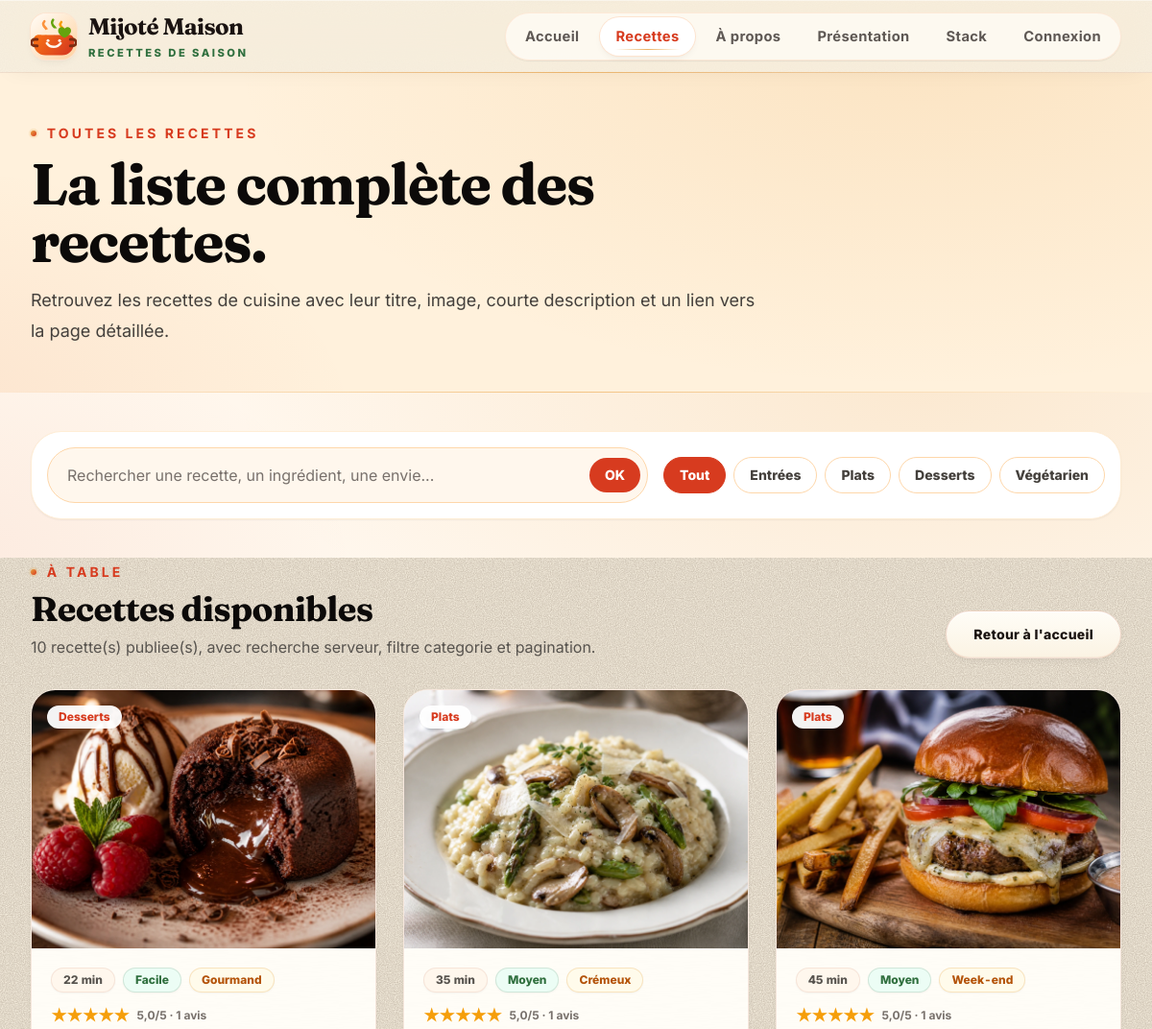
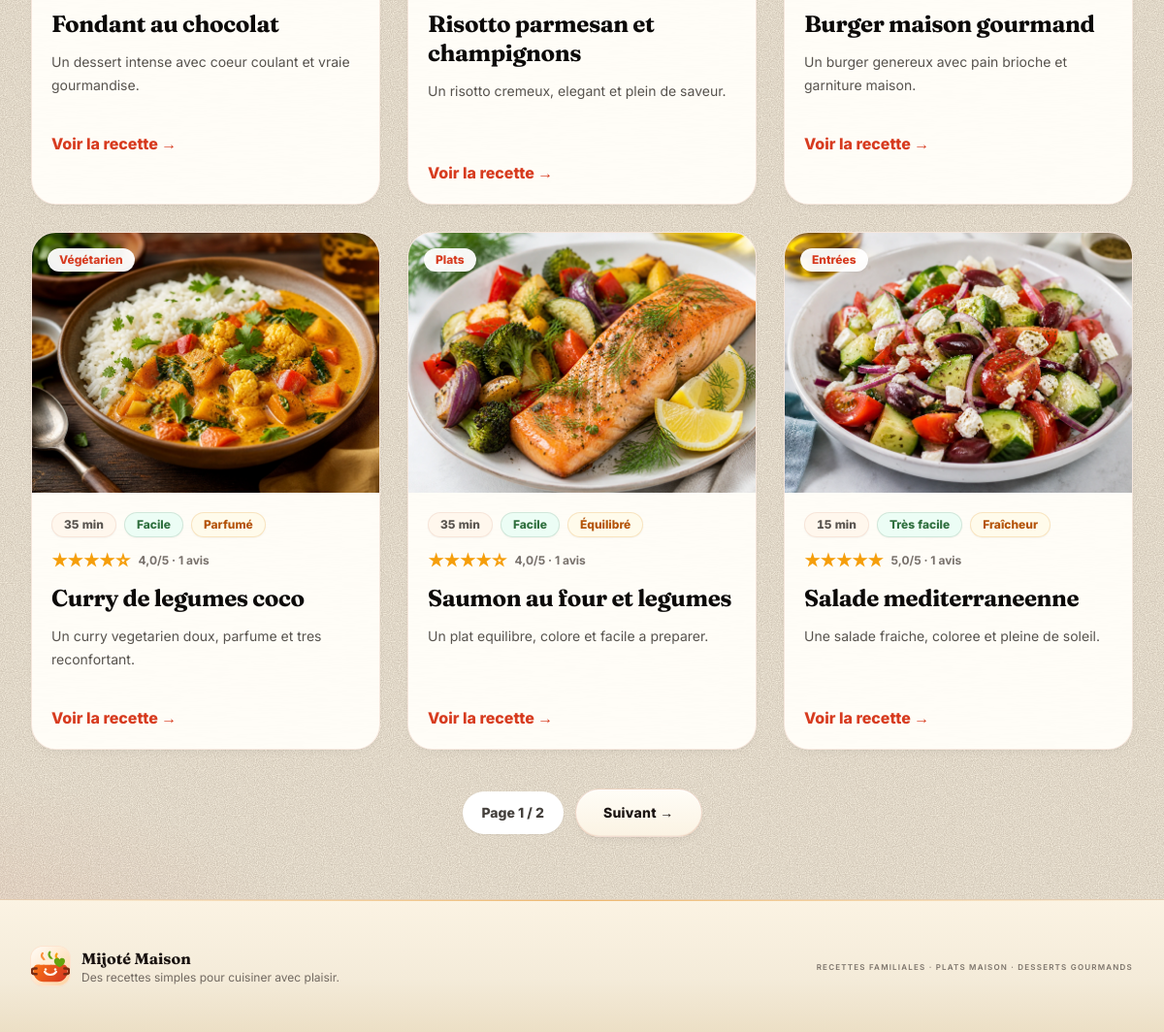
Page /recipes.php on the committed database (2 pictures, top to bottom).
### tables this page shows
CREATE TABLE IF NOT EXISTS recipes (
  id INT AUTO_INCREMENT PRIMARY KEY,
  title VARCHAR(150) NOT NULL,
  slug VARCHAR(180) NOT NULL UNIQUE,
  short_description VARCHAR(300) NOT NULL,
  description TEXT NOT NULL,
  ingredients TEXT NOT NULL,
  preparation_steps TEXT NOT NULL,
  image_path VARCHAR(255) NULL,
  category VARCHAR(40) NOT NULL DEFAULT 'plats',
  status ENUM('draft', 'published', 'archived') NOT NULL DEFAULT 'draft',
  published_at DATETIME NULL,
  view_count INT UNSIGNED NOT NULL DEFAULT 0,
  created_at DATETIME NOT NULL DEFAULT CURRENT_TIMESTAMP,
  updated_at DATETIME NOT NULL DEFAULT CURRENT_TIMESTAMP ON UPDATE CURRENT_TIMESTAMP,
  INDEX idx_recipes_slug (slug),
  INDEX idx_recipes_public (status, category, published_at)
);

### app/repositories/RecipeRepository.php (called while the page is built, shortened)
<?php
final class RecipeRepository
{
    public function published(int $limit = 12, int $offset = 0, string $query = '', string $category = ''): array
    {
        [$where, $params] = $this->publicFilters($query, $category);
        $sql = 'SELECT * FROM recipes ' . $where . ' ORDER BY published_at DESC, created_at DESC, id DESC LIMIT :limit OFFSET :offset';
        $stmt = $this->pdo->prepare($sql);
        $stmt->bindValue(':limit', $limit, PDO::PARAM_INT);
        $stmt->bindValue(':offset', $offset, PDO::PARAM_INT);
        $stmt->execute();
        return $stmt->fetchAll();
    }
    public function countPublished(string $query = '', string $category = ''): int
    {
        [$where, $params] = $this->publicFilters($query, $category);
        $stmt = $this->pdo->prepare('SELECT COUNT(*) FROM recipes ' . $where);
        $stmt->execute($params);
        return (int) $stmt->fetchColumn();
    }
    private function publicFilters(string $query, string $category): array
    {
        $where = ["status = 'published'"];
        $params = [];
        return ['WHERE ' . implode(' AND ', $where), $params];
    }
}

### app/repositories/RecipeInteractionRepository.php (called while the page is built, shortened)
<?php
final class RecipeInteractionRepository
{
    public function ratingSummariesForRecipeIds(array $recipeIds): array
    {
        $ids = array_values(array_unique(array_map('intval', $recipeIds)));
        $placeholders = implode(',', array_fill(0, count($ids), '?'));
        $stmt = $this->pdo->prepare(
            "SELECT recipe_id, ROUND(AVG(rating), 1) AS average_rating, COUNT(*) AS rating_count
             FROM recipe_ratings
             WHERE recipe_id IN ($placeholders)
             GROUP BY recipe_id"
        );
        $stmt->execute($ids);
        $summaries = [];
        foreach ($stmt->fetchAll() as $row) {
            $summaries[(int) $row['recipe_id']] = [
                'average' => (float) $row['average_rating'],
                'count' => (int) $row['rating_count'],
            ];
        }
        return $summaries;
    }
}

### public/recipes.php (the view, shortened to what this page needs)
<?php
require_once BASE_PATH . '/app/repositories/RecipeRepository.php';
require_once BASE_PATH . '/app/repositories/RecipeInteractionRepository.php';
$recipes = [];
$ratingSummaries = [];
$dbError = null;
$query = trim((string) ($_GET['q'] ?? ''));
$category = (string) ($_GET['category'] ?? '');
$page = max(1, (int) ($_GET['page'] ?? 1));
$perPage = 6;
$totalRecipes = 0;
$totalPages = 1;
try {
    $pdo = db();
    $repo = new RecipeRepository($pdo);
    $totalRecipes = $repo->countPublished($query, $category);
    $totalPages = max(1, (int) ceil($totalRecipes / $perPage));
    $page = min($page, $totalPages);
    $recipes = $repo->published($perPage, ($page - 1) * $perPage, $query, $category);
    $ratingSummaries = (new RecipeInteractionRepository($pdo))->ratingSummariesForRecipeIds(array_column($recipes, 'id'));
} catch (Throwable $exception) {
    $dbError = 'Impossible de charger les recettes pour le moment.';
}
$baseParams = [];
function recipes_page_url(array $params): string
{
    $queryString = http_build_query($params);
    return '/recettes' . ($queryString !== '' ? '?' . $queryString : '');
}
?>
<section class="bg-[#fff1dc] py-12">
    <div class="mx-auto max-w-7xl px-4 sm:px-6 lg:px-8">
        <div class="max-w-3xl">
            <p class="text-sm font-extrabold uppercase tracking-[0.18em] text-tomato">Toutes les recettes</p>
            <h1 class="mt-3 font-serif text-5xl font-bold leading-tight text-stone-950 sm:text-6xl">La liste complète des recettes.</h1>
            <p class="mt-4 text-lg leading-8 text-stone-700">Retrouvez les recettes de cuisine avec leur titre, image, courte description et un lien vers la page détaillée.</p>
        </div>
    </div>
</section>
<section class="bg-cream py-10">
    <div class="mx-auto max-w-7xl px-4 sm:px-6 lg:px-8">
        <form class="grid gap-4 rounded-[2rem] border border-orange-100 bg-white p-4 shadow-sm lg:grid-cols-[1fr_auto] lg:items-center" action="/recettes" method="get">
            <label class="relative block">
                <input class="w-full rounded-full border border-orange-200 bg-orange-50 px-5 py-4 pr-24 text-stone-900 outline-none transition placeholder:text-stone-500 focus:border-tomato focus:ring-4 focus:ring-orange-200" name="q" value="<?= e($query) ?>" data-recipe-search type="search" placeholder="Rechercher une recette, un ingrédient, une envie...">
                <button class="absolute right-2 top-1/2 -translate-y-1/2 rounded-full bg-tomato px-4 py-2 text-sm font-extrabold text-white" type="submit">OK</button>
            </label>
            <div class="flex flex-wrap gap-2">
                <a class="rounded-full border <?= $category === '' ? 'border-tomato bg-tomato text-white' : 'border-orange-200 bg-white text-stone-700' ?> px-4 py-2 text-sm font-extrabold transition" href="<?= e(recipes_page_url($query !== '' ? ['q' => $query] : [])) ?>" data-recipe-filter="all">Tout</a>
                <?php foreach (recipe_categories() as $value => $label): ?>
                    <a class="rounded-full border <?= $category === $value ? 'border-tomato bg-tomato text-white' : 'border-orange-200 bg-white text-stone-700' ?> px-4 py-2 text-sm font-extrabold transition" href="<?= e(recipes_page_url(array_filter(['q' => $query, 'category' => $value], static fn($v) => $v !== ''))) ?>" data-recipe-filter="<?= e($value) ?>"><?= e($label) ?></a>
                <?php endforeach; ?>
            </div>
        </form>
    </div>
</section>
<section class="mx-auto max-w-7xl px-4 pb-16 sm:px-6 lg:px-8">
    <div class="mb-8 flex flex-col gap-3 sm:flex-row sm:items-end sm:justify-between">
        <div>
            <p class="text-sm font-extrabold uppercase tracking-[0.18em] text-tomato">À table</p>
            <h2 class="mt-2 font-serif text-4xl font-bold text-stone-950">Recettes disponibles</h2>
            <p class="mt-2 max-w-2xl text-stone-600"><?= e((string) $totalRecipes) ?> recette(s) publiee(s), avec recherche serveur, filtre categorie et pagination.</p>
        </div>
        <a class="btn-secondary" href="/">Retour à l'accueil</a>
    </div>
    <?php if ($dbError): ?>
        <div class="rounded-3xl border border-amber-200 bg-amber-50 p-5 text-amber-900"><?= e($dbError) ?></div>
    <?php elseif (!$recipes): ?>
        <div class="rounded-3xl border border-orange-100 bg-white p-5 text-stone-600">Aucune recette publiée pour le moment.</div>
    <?php else: ?>
        <div class="grid gap-7 sm:grid-cols-2 lg:grid-cols-3">
            <?php foreach ($recipes as $recipe): ?>
                <?php $meta = recipe_public_meta($recipe['slug'] ?? null); ?>
                <?php $rating = $ratingSummaries[(int) $recipe['id']] ?? ['average' => 0, 'count' => 0]; ?>
                <article class="group overflow-hidden rounded-[1.6rem] border border-orange-100 bg-white shadow-sm transition hover:-translate-y-1 hover:shadow-xl hover:shadow-orange-900/10" data-recipe-card data-category="<?= e($recipe['category'] ?? $meta['category']) ?>" data-search="<?= e($recipe['title'] . ' ' . $recipe['short_description'] . ' ' . $recipe['ingredients'] . ' ' . recipe_category_label($recipe['category'] ?? null) . ' ' . $meta['tag']) ?>">
                    <a href="<?= e(recipe_url((string) $recipe['slug'])) ?>" class="block">
                        <div class="relative">
                            <img class="aspect-[4/3] w-full object-cover transition duration-500 group-hover:scale-105" src="<?= e(recipe_image_url($recipe['image_path'])) ?>" alt="">
                            <span class="absolute left-4 top-4 rounded-full bg-white/95 px-3 py-1 text-xs font-extrabold text-tomato shadow-sm"><?= e(recipe_category_label($recipe['category'] ?? null)) ?></span>
                        </div>
                        <div class="p-5">
                            <div class="mb-3 flex flex-wrap gap-2 text-xs font-extrabold text-stone-600">
                                <span class="rounded-full bg-orange-50 px-3 py-1"><?= e($meta['time']) ?></span>
                                <span class="rounded-full bg-emerald-50 px-3 py-1 text-herb"><?= e($meta['level']) ?></span>
                                <span class="rounded-full bg-amber-50 px-3 py-1 text-amber-700"><?= e($meta['tag']) ?></span>
                            </div>
                            <div class="mb-3 flex items-center gap-2 text-xs font-bold text-stone-500">
                                <?= render_stars((float) $rating['average'], 'text-base') ?>
                                <span><?= e($rating['count'] > 0 ? number_format((float) $rating['average'], 1, ',', ' ') . '/5 · ' . $rating['count'] . ' avis' : 'Pas encore notée') ?></span>
                            </div>
                            <h3 class="font-serif text-2xl font-bold leading-tight text-stone-950"><?= e($recipe['title']) ?></h3>
                            <p class="mt-3 min-h-16 text-sm leading-6 text-stone-600"><?= e($recipe['short_description']) ?></p>
                            <span class="mt-5 inline-flex font-extrabold text-tomato">Voir la recette →</span>
                        </div>
                    </a>
                </article>
            <?php endforeach; ?>
        </div>
        <?php if ($totalPages > 1): ?>
            <nav class="mt-10 flex flex-wrap items-center justify-center gap-3" aria-label="Pagination recettes">
                <span class="rounded-full bg-white px-5 py-3 text-sm font-extrabold text-stone-700 shadow-sm">Page <?= e($page) ?> / <?= e($totalPages) ?></span>
                <?php if ($page < $totalPages): ?>
                    <a class="btn-secondary" href="<?= e(recipes_page_url($baseParams + ['page' => $page + 1])) ?>">Suivant →</a>
                <?php endif; ?>
            </nav>
        <?php endif; ?>
    <?php endif; ?>
</section>

### rows in the picture
recipes: image_path (picture), category "Desserts", slug "22 min", slug "Facile", slug "Gourmand", id "★★★★★", id "5,0/5 · 1 avis", title "Fondant au chocolat", short_description "Un dessert intense avec coeur coulant et vraie gourmandise."
recipes: image_path (picture), category "Plats", slug "35 min", slug "Moyen", slug "Crémeux", id "★★★★★", id "5,0/5 · 1 avis", title "Risotto parmesan et champignons", short_description "Un risotto cremeux, elegant et plein de saveur."
recipes: image_path (picture), category "Plats", slug "45 min", slug "Moyen", slug "Week-end", id "★★★★★", id "5,0/5 · 1 avis", title "Burger maison gourmand", short_description "Un burger genereux avec pain brioche et garniture maison."
recipes: image_path (picture), category "Végétarien", slug "35 min", slug "Facile", slug "Parfumé", id "★★★★☆", id "4,0/5 · 1 avis", title "Curry de legumes coco", short_description "Un curry vegetarien doux, parfume et tres reconfortant."
recipes: image_path (picture), category "Plats", slug "35 min", slug "Facile", slug "Équilibré", id "★★★★☆", id "4,0/5 · 1 avis", title "Saumon au four et legumes", short_description "Un plat equilibre, colore et facile a preparer."
recipes: image_path (picture), category "Entrées", slug "15 min", slug "Très facile", slug "Fraîcheur", id "★★★★★", id "5,0/5 · 1 avis", title "Salade mediterraneenne", short_description "Une salade fraiche, coloree et pleine de soleil."

### other values in the picture
$label "Accueil Recettes À propos Présentation Stack Connexion"
$label "Entrées"
$label "Plats"
$label "Desserts"
$label "Végétarien"
$totalRecipes "10"
$page "1"
$totalPages "2"
